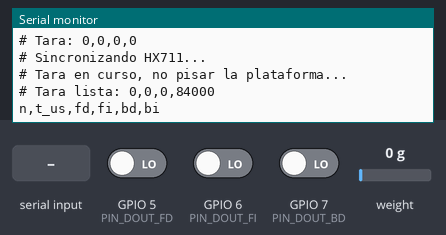
Bench run of a sketch on a simulated ESP32-C3. Shown: the last lines printed to the serial monitor. Wiring (inferred from the names in the program): HX711 load-cell converter: data GPIO 2; SCK GPIO 4. Inputs (shaded band) come from the test bench; at power-on: GPIO 5 (PIN_DOUT_FD) LOW, GPIO 6 (PIN_DOUT_FI) LOW, GPIO 7 (PIN_DOUT_BD) LOW, weight on the scale 0 g. EEPROM starts erased.

Above: at 4.9 s.
5.0 s: GPIO 5 (PIN_DOUT_FD) driven HIGH
At 5.28 s:
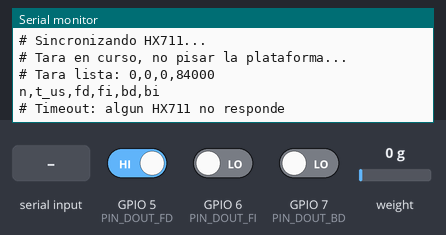
7.0 s: "K0:412.75\n" received over Serial
At 7.31 s:
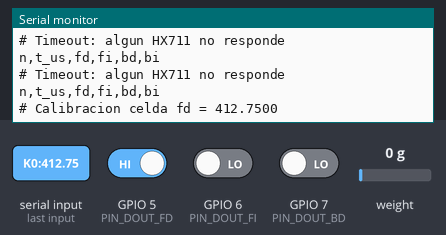
8.6 s: "t\n" received over Serial
At 9.11 s:
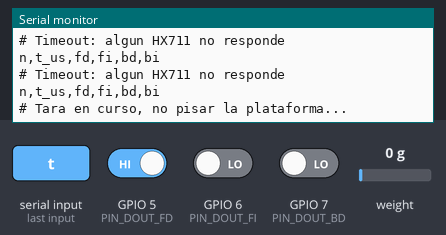
10.6 s: "c\n" received over Serial
12.4 s: "s\n" received over Serial
At 12.94 s:
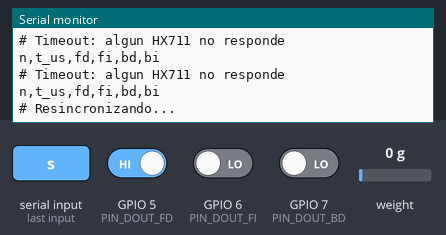
14.5 s: "K90\n" received over Serial
At 14.96 s:
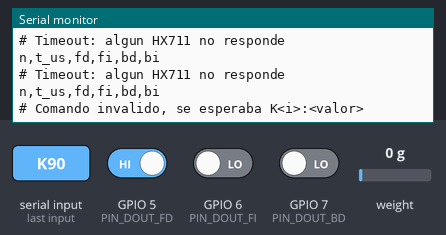

Measured:
- after the input at 5.0 s, the serial monitor: prints a new line after 0.06 s (image 1)
- after the input at 7.0 s, the serial monitor: prints a new line after 0.20 s (image 2)
- after the input at 8.6 s, the serial monitor: prints a new line after 0.39 s (image 3)
- after the input at 12.4 s, the serial monitor: prints a new line after 0.32 s (image 4)
- after the input at 14.5 s, the serial monitor: prints a new line after 0.35 s (image 5)

The sketch:

posturografox.ino
```cpp
/*
  Posturógrafo - ESP32-C3 Super Mini + 4 celdas de carga + 4 HX711 (SCK compartido)
  ----------------------------------------------------------------------
  Salida por consola (CSV):  n,t_us,fd,fi,bd,bi
    n    = número de muestra, arranca en 0 y sube de a 1 sin saltos. Si al
           host le falta un número, sabe que perdió esa muestra (línea
           corrupta, buffer lleno) en vez de creer que hubo una pausa.
    t_us = micros() en el momento de leer los HX711. Es el reloj bueno: el
           host recibe las muestras a los tirones por el buffer del USB CDC,
           así que fecharlas en el PC infla o desinfla la velocidad de sway.
    f = frontal, b = posterior (back), d = derecha, i = izquierda

  Lectura en paralelo con reloj común: se espera a que los 4 HX711 estén
  listos y se leen con el mismo tren de pulsos.

  Sincronización: manteniendo SCK en alto más de 60 µs los 4 HX711 se
  apagan; al bajarlo arrancan juntos y sus conversiones quedan alineadas.
  Esto se hace al iniciar, por comando, tras un timeout y, si se desea,
  de forma periódica.

  Notas ESP32-C3:
    - En el IDE activar "USB CDC On Boot: Enabled" para ver la consola.
    - GPIO 2 es pin de arranque. Si la placa no inicia bien al energizarla
      con los HX711 conectados, mover DOUT bi a GPIO 3 o GPIO 10.
    - Alimentar los HX711 con 3.3 V (los GPIO no toleran 5 V).

  Comandos por consola:
    t  -> tara (pone en cero los 4 sensores)
    c  -> alterna entre cuentas crudas y valores calibrados
    s  -> resincroniza los 4 HX711
    f  -> muestra la frecuencia de muestreo medida
    i  -> imprime el saludo de identificación (para autodetección del puerto)
    p  -> imprime la calibración y la tara vigentes
    K<i>:<cuentas_por_kg>\n  -> fija la calibración de la celda i (0..3) y la
                               guarda en memoria no volátil. Ej: "K0:412.75"
    Kr\n -> vuelve a la calibración de fábrica (todas en 1.0)

  Calibración y tara se guardan en NVS (Preferences) y se recuperan al
  encender: calibrar ya no obliga a recompilar el firmware.
*/

#include <Arduino.h>
#include <Preferences.h>

// =================== PINES (ESP32-C3 Super Mini) ===================
// Pines libres y seguros en esta placa: 0, 1, 3, 4, 5, 6, 7, 10, 20, 21
// Evitar: 8 (LED de la placa, arranque), 9 (botón BOOT, arranque),
//         18 y 19 (USB). El GPIO 2 también es pin de arranque (ver notas).
#define PIN_HX_SCK    4    // Reloj común a los 4 HX711
#define PIN_DOUT_FD   5    // Frontal derecho
#define PIN_DOUT_FI   6    // Frontal izquierdo
#define PIN_DOUT_BD   7    // Posterior derecho
#define PIN_DOUT_BI   2    // Posterior izquierdo (pin de arranque, ver notas)

// Pin RATE común (opcional). Si los módulos exponen RATE y lo cableas
// junto a un GPIO, pon aquí el número. Déjalo en -1 si RATE va fijo
// por hardware (a VCC = 80 SPS, a GND = 10 SPS).
// Sugerido si se controla por software: GPIO 10.
#define PIN_HX_RATE   -1

// =================== ETIQUETAS ===================
#define ETQ_FD  "fd"
#define ETQ_FI  "fi"
#define ETQ_BD  "bd"
#define ETQ_BI  "bi"

// =================== CALIBRACIÓN ===================
// Cuentas por unidad (por ejemplo, cuentas por gramo). 1.0 = sin calibrar.
#define CAL_FD  1.0f
#define CAL_FI  1.0f
#define CAL_BD  1.0f
#define CAL_BI  1.0f

// =================== VELOCIDAD ===================
// 1 = 80 muestras/s, 0 = 10 muestras/s.
// Debe coincidir con cómo está conectado RATE (o se controla con PIN_HX_RATE).
#define VELOCIDAD_80SPS  1

// =================== SINCRONIZACIÓN ===================
#define RESYNC_PERIODO_MS   0     // 0 = desactivado. Ej.: 60000 = cada 60 s.
                                  // Cada resincronización deja un hueco en los datos
                                  // (~100 ms a 80 SPS, ~450 ms a 10 SPS).
#define RESYNC_TRAS_TIMEOUT 1     // 1 = resincroniza solo si algún HX711 no responde

// =================== CONFIGURACIÓN ===================
#define BAUDIOS          115200
#define ID_FIRMWARE      "POSTUROGRAFOX,2"  // saludo de identificación; el 2 = formato n,t_us,fd,fi,bd,bi
#define N_TARA           20     // lecturas promediadas para la tara
#define PULSOS_EXTRA     1      // 1 = canal A ganancia 128 | 3 = canal A ganancia 64 | 2 = canal B ganancia 32
#define IMPRIMIR_CRUDO   0      // 1 = cuentas crudas al inicio, 0 = valores calibrados
#define DECIMALES        2
// Cota del largo de una línea de datos: 2 contadores + 4 valores + comas.
// Se usa para no escribir si no hay lugar en el buffer de salida.
#define LARGO_MAX_LINEA  80

// ====================================================================
#define N_SENS 4

#if VELOCIDAD_80SPS
  #define PERIODO_MS        13    // 1/80 s (redondeado)
  #define ESTABILIZACION_MS 100   // hoja de datos: 50 ms + margen
#else
  #define PERIODO_MS        100   // 1/10 s
  #define ESTABILIZACION_MS 450   // hoja de datos: 400 ms + margen
#endif
#define TIMEOUT_MS (PERIODO_MS * 5 + 50)

const uint8_t PIN_DOUT[N_SENS]  = { PIN_DOUT_FD, PIN_DOUT_FI, PIN_DOUT_BD, PIN_DOUT_BI };
const char*   ETQ[N_SENS]       = { ETQ_FD, ETQ_FI, ETQ_BD, ETQ_BI };
const float   CAL_FABRICA[N_SENS] = { CAL_FD, CAL_FI, CAL_BD, CAL_BI };

// Calibración vigente: arranca en la de fábrica y la pisa lo que haya en NVS.
float CAL[N_SENS] = { CAL_FD, CAL_FI, CAL_BD, CAL_BI };

Preferences memoria;               // namespace "postfox" en NVS

long offsetTara[N_SENS] = { 0, 0, 0, 0 };
bool modoCrudo = IMPRIMIR_CRUDO;

unsigned long ultimoResync   = 0;
unsigned long inicioConteo   = 0;
unsigned long muestrasConteo = 0;

// Número de muestra que se manda en cada línea. No se reinicia nunca (ni con
// tara ni con resync): el host detecta muestras perdidas viendo si el número
// pega un salto.
unsigned long numeroMuestra = 0;
// micros() del momento de la conversión, lo carga leerTodos().
unsigned long tMuestraUs = 0;

portMUX_TYPE muxHX = portMUX_INITIALIZER_UNLOCKED;

// ¿Los 4 HX711 tienen un dato listo? (DOUT en bajo)
bool todosListos() {
  for (int i = 0; i < N_SENS; i++) {
    if (digitalRead(PIN_DOUT[i]) == HIGH) return false;
  }
  return true;
}

inline void pulsoSCK() {
  digitalWrite(PIN_HX_SCK, HIGH);
  delayMicroseconds(1);            // debe ser < 60 µs para no apagar el HX711
  digitalWrite(PIN_HX_SCK, LOW);
  delayMicroseconds(1);
}

// Lee los 4 HX711 simultáneamente. Devuelve false si hubo timeout.
bool leerTodos(long crudo[N_SENS]) {
  unsigned long t0 = millis();
  while (!todosListos()) {
    if (millis() - t0 > TIMEOUT_MS) return false;
    delay(1);
  }
  // Instante real de la conversión, antes de leer los bits: esta es la marca
  // de tiempo que viaja con la muestra. Fecharla cuando la recibe el PC daría
  // un tiempo con el jitter del USB CDC encima.
  tMuestraUs = micros();

  uint32_t val[N_SENS] = { 0, 0, 0, 0 };

  portENTER_CRITICAL(&muxHX);      // evita que una interrupción alargue el pulso
  for (int b = 0; b < 24; b++) {
    digitalWrite(PIN_HX_SCK, HIGH);
    delayMicroseconds(1);
    for (int i = 0; i < N_SENS; i++) {
      val[i] = (val[i] << 1) | (digitalRead(PIN_DOUT[i]) & 1);
    }
    digitalWrite(PIN_HX_SCK, LOW);
    delayMicroseconds(1);
  }
  for (int p = 0; p < PULSOS_EXTRA; p++) pulsoSCK();   // fija canal/ganancia
  portEXIT_CRITICAL(&muxHX);

  for (int i = 0; i < N_SENS; i++) {
    if (val[i] & 0x800000UL) val[i] |= 0xFF000000UL;   // extensión de signo (24 -> 32 bits)
    crudo[i] = (int32_t)val[i];
  }
  return true;
}

// Apaga y enciende los 4 HX711 a la vez para alinear sus conversiones.
void resincronizar() {
  digitalWrite(PIN_HX_SCK, HIGH);
  delay(1);                        // > 60 µs: los 4 entran en reposo
  digitalWrite(PIN_HX_SCK, LOW);   // los 4 arrancan en el mismo instante

  delay(ESTABILIZACION_MS);        // salida estable según hoja de datos

  // Tras el reinicio vuelven a canal A ganancia 128; una lectura
  // descartada fija la ganancia elegida y limpia el primer dato.
  long basura[N_SENS];
  leerTodos(basura);
  leerTodos(basura);

  ultimoResync = millis();
}

void tarar() {
  Serial.println("# Tara en curso, no pisar la plataforma...");
  long long suma[N_SENS] = { 0, 0, 0, 0 };
  long crudo[N_SENS];
  int validas = 0;

  while (validas < N_TARA) {
    if (leerTodos(crudo)) {
      for (int i = 0; i < N_SENS; i++) suma[i] += crudo[i];
      validas++;
    } else {
      Serial.println("# Timeout durante la tara, revisar conexiones");
      return;
    }
  }
  for (int i = 0; i < N_SENS; i++) offsetTara[i] = (long)(suma[i] / N_TARA);
  Serial.printf("# Tara lista: %ld,%ld,%ld,%ld\n",
                offsetTara[0], offsetTara[1], offsetTara[2], offsetTara[3]);
}

// =================== MEMORIA NO VOLÁTIL (NVS) ===================
// Claves cortas: NVS admite hasta 15 caracteres por clave.
void guardarCalibracion() {
  memoria.begin("postfox", false);
  for (int i = 0; i < N_SENS; i++) {
    char clave[8];
    snprintf(clave, sizeof(clave), "cal%d", i);
    memoria.putFloat(clave, CAL[i]);
  }
  memoria.end();
}

void guardarTara() {
  memoria.begin("postfox", false);
  for (int i = 0; i < N_SENS; i++) {
    char clave[8];
    snprintf(clave, sizeof(clave), "off%d", i);
    memoria.putLong(clave, offsetTara[i]);
  }
  memoria.end();
}

// Recupera lo guardado. Si no hay nada (primer arranque, NVS borrada), deja
// los valores de fábrica: nunca falla ni bloquea el arranque.
void cargarDesdeMemoria() {
  memoria.begin("postfox", true);   // solo lectura
  for (int i = 0; i < N_SENS; i++) {
    char clave[8];
    snprintf(clave, sizeof(clave), "cal%d", i);
    float valor = memoria.getFloat(clave, CAL_FABRICA[i]);
    // Una calibración en 0 dividiría por cero y mandaría inf al host.
    CAL[i] = (isfinite(valor) && valor != 0.0f) ? valor : CAL_FABRICA[i];

    snprintf(clave, sizeof(clave), "off%d", i);
    offsetTara[i] = memoria.getLong(clave, 0);
  }
  memoria.end();
}

// Estado completo, para que el host sepa con qué escala está mirando los
// datos sin tener que adivinarlo.
void imprimirEstado() {
  Serial.printf("# Modo: %s\n", modoCrudo ? "crudo" : "calibrado");
  Serial.printf("# Calibracion (cuentas por unidad): %.4f,%.4f,%.4f,%.4f\n",
                CAL[0], CAL[1], CAL[2], CAL[3]);
  Serial.printf("# Tara: %ld,%ld,%ld,%ld\n",
                offsetTara[0], offsetTara[1], offsetTara[2], offsetTara[3]);
}

// Procesa "K<i>:<valor>" (fija una celda) o "Kr" (vuelve a fábrica).
void aplicarComandoCalibracion(const char* resto) {
  if (resto[0] == 'r' || resto[0] == 'R') {
    for (int i = 0; i < N_SENS; i++) CAL[i] = CAL_FABRICA[i];
    guardarCalibracion();
    Serial.println("# Calibracion restaurada a fabrica");
    imprimirEstado();
    return;
  }

  int indice = -1;
  float valor = 0.0f;
  if (sscanf(resto, "%d:%f", &indice, &valor) != 2) {
    Serial.println("# Comando invalido, se esperaba K<i>:<valor>");
    return;
  }
  if (indice < 0 || indice >= N_SENS || !isfinite(valor) || valor == 0.0f) {
    Serial.println("# Calibracion fuera de rango (celda 0..3, valor distinto de 0)");
    return;
  }
  CAL[indice] = valor;
  guardarCalibracion();
  Serial.printf("# Calibracion celda %s = %.4f\n", ETQ[indice], valor);
}

void imprimirEncabezado() {
  Serial.printf("n,t_us,%s,%s,%s,%s\n", ETQ[0], ETQ[1], ETQ[2], ETQ[3]);
}

// Saludo de identificación: permite que el host distinga este dispositivo
// de cualquier otro puerto serie al buscar a qué puerto conectarse solo.
void imprimirIdentificacion() {
  Serial.print("# ");
  Serial.println(ID_FIRMWARE);
}

void reiniciarConteo() {
  inicioConteo = millis();
  muestrasConteo = 0;
}

// Los comandos de una letra se ejecutan al vuelo (el host los manda sueltos,
// sin salto de línea). 'K' es la excepción: lleva parámetros, así que a partir
// de ahí se junta la línea hasta el '\n'.
char bufferComando[32];
int  largoComando = -1;            // -1 = no estamos juntando una línea

void revisarComandos() {
  while (Serial.available()) {
    char c = Serial.read();

    if (largoComando >= 0) {
      if (c == '\n' || c == '\r') {
        bufferComando[largoComando] = '\0';
        aplicarComandoCalibracion(bufferComando);
        largoComando = -1;
      } else if (largoComando < (int)sizeof(bufferComando) - 1) {
        bufferComando[largoComando++] = c;
      } else {
        Serial.println("# Comando demasiado largo, descartado");
        largoComando = -1;
      }
      continue;
    }

    switch (c) {
      case 'K':
        largoComando = 0;          // empieza a juntar "K<i>:<valor>"
        break;
      case 'p': case 'P':
        imprimirEstado();
        break;
      case 't': case 'T':
        tarar();
        guardarTara();
        imprimirEncabezado();
        reiniciarConteo();
        break;
      case 'c': case 'C':
        modoCrudo = !modoCrudo;
        imprimirEstado();
        imprimirEncabezado();
        break;
      case 's': case 'S':
        Serial.println("# Resincronizando...");
        resincronizar();
        Serial.println("# Resincronizado");
        imprimirEncabezado();
        reiniciarConteo();
        break;
      case 'f': case 'F': {
        unsigned long dt = millis() - inicioConteo;
        float hz = dt > 0 ? muestrasConteo * 1000.0f / dt : 0;
        Serial.printf("# Frecuencia medida: %.2f muestras/s (esperada %d)\n",
                      hz, VELOCIDAD_80SPS ? 80 : 10);
        break;
      }
      case 'i': case 'I':
        imprimirIdentificacion();
        break;
      default:
        break;
    }
  }
}

void setup() {
  Serial.begin(BAUDIOS);
  delay(1500);                     // tiempo para abrir el monitor serie (USB CDC nativo del C3)
  imprimirIdentificacion();        // primero que nada: para que el host la vea aunque escuche poco

  #if PIN_HX_RATE >= 0
    pinMode(PIN_HX_RATE, OUTPUT);
    digitalWrite(PIN_HX_RATE, VELOCIDAD_80SPS ? HIGH : LOW);
  #endif

  pinMode(PIN_HX_SCK, OUTPUT);
  digitalWrite(PIN_HX_SCK, LOW);
  for (int i = 0; i < N_SENS; i++) pinMode(PIN_DOUT[i], INPUT);

  cargarDesdeMemoria();            // calibración y tara guardadas, si las hay
  imprimirEstado();

  Serial.println("# Sincronizando HX711...");
  resincronizar();

  // Tara automática al encender, pero sin pisar la guardada: si la tara de
  // arranque falla por timeout, queda la última buena de la NVS.
  tarar();
  imprimirEncabezado();
  reiniciarConteo();
}

void loop() {
  revisarComandos();

  #if RESYNC_PERIODO_MS > 0
    if (millis() - ultimoResync >= RESYNC_PERIODO_MS) {
      Serial.println("# Resincronizacion periodica");
      resincronizar();
      imprimirEncabezado();
    }
  #endif

  long crudo[N_SENS];
  if (!leerTodos(crudo)) {
    Serial.println("# Timeout: algun HX711 no responde");
    #if RESYNC_TRAS_TIMEOUT
      resincronizar();
      imprimirEncabezado();
    #endif
    return;
  }
  muestrasConteo++;
  numeroMuestra++;

  // Si el host dejó de leer, el buffer del USB CDC se llena y Serial.printf
  // bloquea hasta que se vacíe: el loop se frena, los HX711 siguen
  // convirtiendo y aparecen timeouts y desincronización. Preferimos saltear
  // la línea; el host ve el salto en el número de muestra y la cuenta como
  // perdida, que es exactamente lo que pasó.
  if (Serial.availableForWrite() < LARGO_MAX_LINEA) {
    return;
  }

  if (modoCrudo) {
    Serial.printf("%lu,%lu,%ld,%ld,%ld,%ld\n",
                  numeroMuestra, tMuestraUs, crudo[0], crudo[1], crudo[2], crudo[3]);
  } else {
    float v[N_SENS];
    for (int i = 0; i < N_SENS; i++) v[i] = (crudo[i] - offsetTara[i]) / CAL[i];
    Serial.printf("%lu,%lu,%.*f,%.*f,%.*f,%.*f\n",
                  numeroMuestra, tMuestraUs,
                  DECIMALES, v[0], DECIMALES, v[1], DECIMALES, v[2], DECIMALES, v[3]);
  }
}
```
